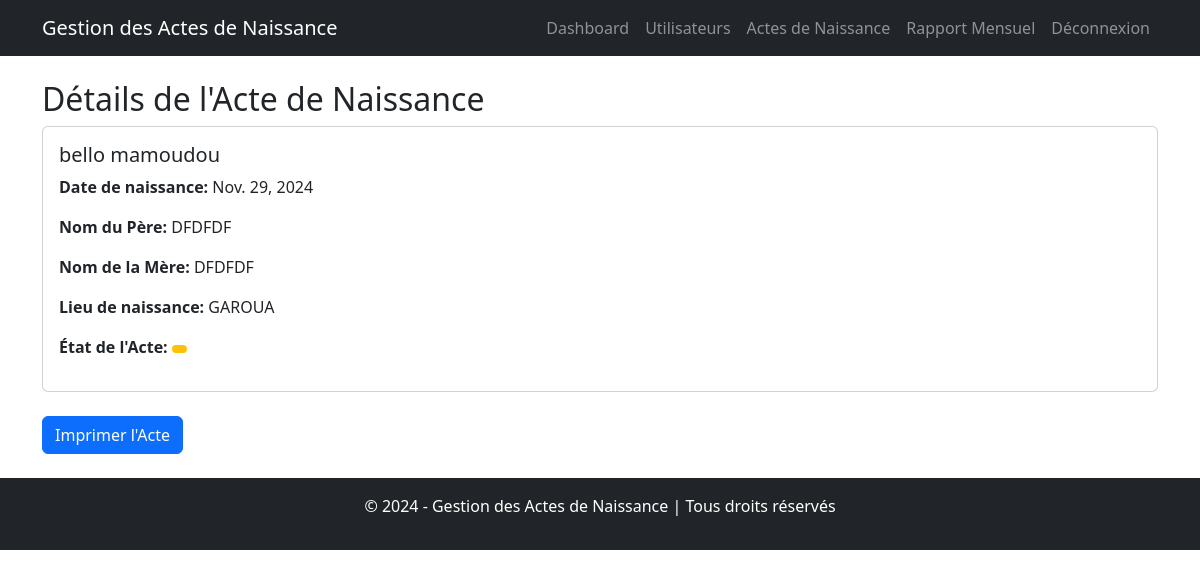
Screenshot of /acte/2/ with the database file from the repository.
### naissance/models.py (models this page shows, shortened)
class Naissance(models.Model):
    STATUT_CHOICES = [
        ('en_attente', 'En attente'),
        ('valide', 'Validé'),
        ('rejete', 'Rejeté'),
    ]
    nom_enfant = models.CharField(max_length=100)
    prenom_enfant = models.CharField(max_length=100)
    date_naissance = models.DateField()
    lieu_naissance = models.CharField(max_length=255)
    hopital = models.ForeignKey(Hopital, on_delete=models.CASCADE, related_name='naissances')
    nom_pere = models.CharField(max_length=100)
    nom_mere = models.CharField(max_length=100)
    statut_validation = models.CharField(max_length=20, choices=STATUT_CHOICES, default='en_attente')

### naissance/views.py (the view)
# urls.py: path('acte/<int:acte_id>/', views.details_acte, name='details_acte'),
def details_acte(request, acte_id):
    acte = get_object_or_404(Naissance, id=acte_id)
    return render(request, 'details_acte.html', {'naissance': acte})

### naissance/templates/details_acte.html
{% extends 'base.html' %}
{% block content %}
<div class="mb-4">
    <h2>Détails de l'Acte de Naissance</h2>
    <div class="card">
        <div class="card-body">
            <h5 class="card-title">{{ naissance.nom_enfant }}</h5>
            <p><strong>Date de naissance:</strong> {{ naissance.date_naissance }}</p>
            <p><strong>Nom du Père:</strong> {{ naissance.nom_pere }}</p>
            <p><strong>Nom de la Mère:</strong> {{ naissance.nom_mere }}</p>
            <p><strong>Lieu de naissance:</strong> {{ naissance.lieu_naissance }}</p>
            <p><strong>État de l'Acte:</strong> <span class="badge
                {% if naissance.etat == 'validé' %}bg-success{% else %}bg-warning{% endif %}">
                {{ naissance.etat|capfirst }}</span></p>
        </div>
    </div>
    <button class="btn btn-primary mt-4" onclick="window.print();">Imprimer l'Acte</button>
</div>
{% endblock %}

### rows the page displays
Naissance: nom_enfant "bello mamoudou", date_naissance "Nov. 29, 2024", nom_pere "DFDFDF", nom_mere "DFDFDF", lieu_naissance "GAROUA"
